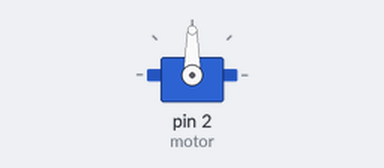
Recording of a sketch running on a simulated Arduino Uno, built with avr-gcc and run on an emulated ATmega328P. Parts: servo.

Above: at 0.05 s.
At 4.0 s:
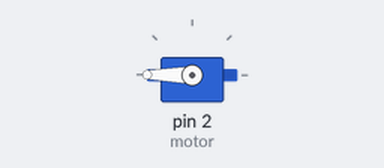
Timing chart, 0 to 5.2 s (numbered marks = the images above):
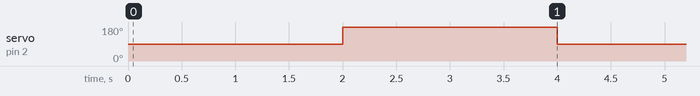

Measured:
- by itself, servo on pin 2 (motor): alternates 180° for 2.0 s and 90° for 2.0 s

The sketch:

servo_motor.ino
```cpp
#include <Servo.h>

Servo servo;

int motor = 2;

void setup() {
  servo.attach(motor);
}

void loop() {
  servo.write(90);
  delay(2000);
  servo.write(180);
  delay(2000);
}
```
